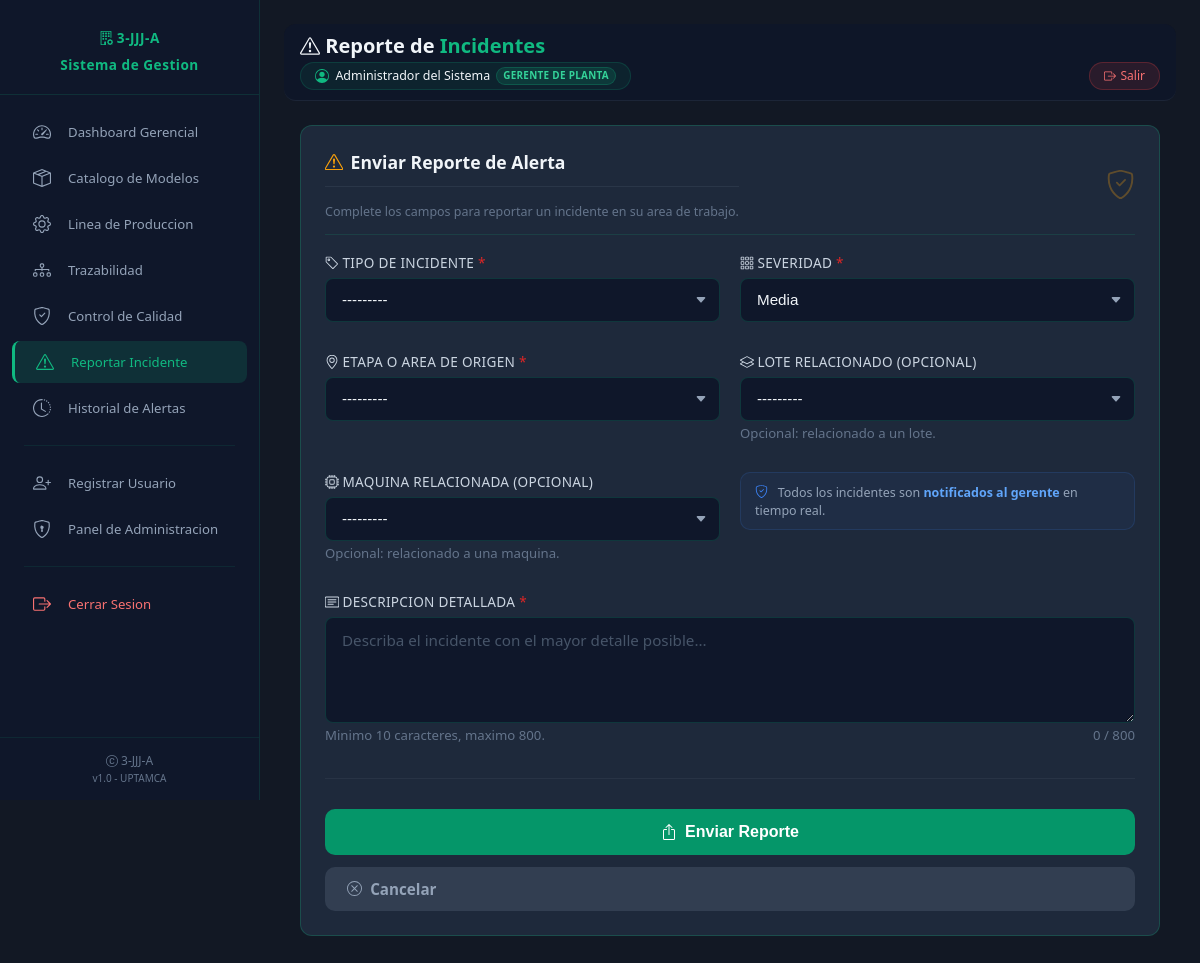
/incidentes/reportar/ (signed in), run on the app's committed database.
### core/models.py (models this page shows, shortened)
class Usuario(AuditoriaMixin):
    id_usuario = models.CharField(max_length=50, primary_key=True)
    nombre_completo = models.CharField(max_length=150)
    contrasenia = models.CharField(max_length=128)
    rol = models.CharField(max_length=50, choices=ROLES_CHOICES, default=ROL_OPERARIO)
    is_active = models.BooleanField(default=True)
    is_staff = models.BooleanField(default=False)
    fecha_registro = models.DateTimeField(auto_now_add=True)
    etapa_asignada = models.ForeignKey(
        'Etapa',
        on_delete=models.SET_NULL,
        null=True,
        blank=True,
        related_name='usuarios_asignados',
        verbose_name='Etapa Asignada'
    )
    class Meta:
        verbose_name = 'Usuario'
        verbose_name_plural = 'Usuarios'
        ordering = ['-fecha_registro']

class Etapa(AuditoriaMixin):
    id_etapa = models.CharField(max_length=50, primary_key=True)
    nombre_etapa = models.CharField(max_length=100)
    secuencia = models.IntegerField()
    def __str__(self):
        return self.nombre_etapa
    class Meta:
        verbose_name = 'Etapa'
        verbose_name_plural = 'Etapas'
        ordering = ['secuencia']

class LoteProduccion(AuditoriaMixin):
    id_lote = models.CharField(max_length=50, primary_key=True)
    cant_solicitada = models.IntegerField()
    estado_actual = models.CharField(max_length=50, default='PENDIENTE')
    id_modelo = models.ForeignKey(Modelo, on_delete=models.CASCADE, db_column='id_modelo')
    def __str__(self):
        return f"Lote {self.id_lote}"
    class Meta:
        verbose_name = 'Lote de Produccion'
        verbose_name_plural = 'Lotes de Produccion'

class Maquinaria(AuditoriaMixin):
    id_maquina = models.CharField(max_length=50, primary_key=True)
    potencia_kw = models.FloatField(blank=True, null=True)
    nombre = models.CharField(max_length=100, default="Maquina")
    factor_carga = models.FloatField(blank=True, null=True)
    id_etapa = models.ForeignKey(Etapa, on_delete=models.CASCADE, db_column='id_etapa')
    def __str__(self):
        return f"Maquina {self.id_maquina}"
    class Meta:
        verbose_name = 'Maquinaria'
        verbose_name_plural = 'Maquinarias'

### core/views.py (the view)
        def wrapper(request, *args, **kwargs):
            usuario = get_usuario_sesion(request)
            if not usuario:
                messages.error(request, 'Debe iniciar sesion para acceder.')
                return redirect('core:login')
            if tiene_password_temporal(usuario.id_usuario):
                messages.warning(
                    request,
                    'Debe cambiar su contraseña temporal antes de continuar.'
                )
                return redirect('core:cambiar_password_temporal')
            if usuario.rol not in roles_permitidos and not usuario.is_staff:
                return render(request, 'errors/403.html', status=403)
            request.usuario_actual = usuario
            return view_func(request, *args, **kwargs)

### templates/incidentes/reportar_incidente.html (shortened to what this page needs)
{% extends 'base.html' %}
{% load static %}
{% block page_title %}<i class="bi bi-exclamation-triangle"></i> Reporte de <span>Incidentes</span>{% endblock %}
{% block content %}
<div class="reporte-container">
    <div class="card" style="border: 1px solid rgba(16, 185, 129, 0.25);">
        <div class="card-header">
            <div>
                <h2><i class="bi bi-exclamation-triangle" style="color: #f59e0b;"></i> Enviar Reporte de Alerta</h2>
                <p>Complete los campos para reportar un incidente en su area de trabajo.</p>
            </div>
            <i class="bi bi-shield-check" style="font-size: 1.8rem; color: #f59e0b; opacity: 0.3;"></i>
        </div>
        <form method="post" action="{% url 'core:reportar_incidente' %}">
            <div class="form-grid">
                <div class="form-group{% if form.tipo_incidente.errors %} field-error{% endif %}">
                    <label for="{{ form.tipo_incidente.id_for_label }}" class="required">
                        <i class="bi bi-tag"></i> {{ form.tipo_incidente.label }}
                    </label>
                    {{ form.tipo_incidente }}
                </div>
                <div class="form-group{% if form.severidad.errors %} field-error{% endif %}">
                    <label for="{{ form.severidad.id_for_label }}" class="required">
                        <i class="bi bi-grid-3x3-gap"></i> {{ form.severidad.label }}
                    </label>
                    {{ form.severidad }}
                </div>
                <div class="form-group{% if form.id_etapa.errors %} field-error{% endif %}">
                    <label for="{{ form.id_etapa.id_for_label }}" class="required">
                        <i class="bi bi-geo-alt"></i> {{ form.id_etapa.label }}
                    </label>
                    {{ form.id_etapa }}
                </div>
                <div class="form-group{% if form.id_lote.errors %} field-error{% endif %}">
                    <label for="{{ form.id_lote.id_for_label }}">
                        <i class="bi bi-layers"></i> {{ form.id_lote.label }}
                    </label>
                    {{ form.id_lote }}
                    <span class="help-text">Opcional: relacionado a un lote.</span>
                </div>
                <div class="form-group{% if form.id_maquina.errors %} field-error{% endif %}">
                    <label for="{{ form.id_maquina.id_for_label }}">
                        <i class="bi bi-cpu"></i> {{ form.id_maquina.label }}
                    </label>
                    {{ form.id_maquina }}
                    <span class="help-text">Opcional: relacionado a una maquina.</span>
                </div>
                <div class="form-group" style="display: flex; align-items: center;">
                    <div style="padding: 10px 14px; background: rgba(59, 130, 246, 0.05); border-radius: 10px; border: 1px solid rgba(59, 130, 246, 0.15);">
                        <i class="bi bi-shield-check" style="color: #3b82f6; margin-right: 6px;"></i>
                        <span style="font-size: 0.78rem; color: #94a3b8;">
                            Todos los incidentes son <strong style="color: #60a5fa;">notificados al gerente</strong> en tiempo real.
                        </span>
                    </div>
                </div>
                <div class="form-group full-width{% if form.descripcion.errors %} field-error{% endif %}">
                    <label for="{{ form.descripcion.id_for_label }}" class="required">
                        <i class="bi bi-card-text"></i> {{ form.descripcion.label }}
                    </label>
                    {{ form.descripcion }}
                    <div class="help-text">
                        Minimo 10 caracteres, maximo 800.
                        <span id="charCount" style="float: right;">0 / 800</span>
                    </div>
                </div>
            </div>
            <div class="btn-actions">
                <button type="submit" class="btn-submit">
                    <i class="bi bi-box-arrow-up"></i> Enviar Reporte
                </button>
                <a href="{% url 'core:redirect_por_rol' %}" class="btn-cancel">
                    <i class="bi bi-x-circle"></i> Cancelar
                </a>
            </div>
        </form>
    </div>
</div>
{% endblock %}

### templates/base.html (shortened to what this page needs)
{% load static %}
<!DOCTYPE html>
<html lang="es">
<head>
    <link rel="stylesheet" href="{% static 'css/custom.css' %}">
    <link rel="stylesheet" href="{% static 'css/responsive.css' %}">
    <link rel="stylesheet" href="{% static 'css/3jjja-icons-mask.css' %}">
    <link rel="stylesheet" href="{% static 'css/app.css' %}"></head>
<body>
    <nav class="sidebar" id="sidebar">
        <div class="sidebar-header">
            <div class="sidebar-brand" style="display:none;">
                <i class="bi bi-building-gear"></i> 3-JJJ-A
            </div>
            <div class="sidebar-brand">
                Sistema de Gestion
            </div>
        </div>
        <ul class="sidebar-nav">
            {% if usuario.rol in "GERENTE,SUBGERENTE" or usuario.is_staff %}
            <li class="{% if request.resolver_match.url_name == 'dashboard' %}active{% endif %}">
                <a href="{% url 'core:dashboard' %}">
                    <i class="bi bi-speedometer2"></i>
                    Dashboard Gerencial
                </a>
            </li>
            {% endif %}
            {% if usuario.rol in "GERENTE,SUBGERENTE" or usuario.is_staff %}
            <li class="{% if 'catalogo' in request.resolver_match.url_name %}active{% endif %}">
                <a href="{% url 'core:catalogo_modelos' %}">
                    <i class="bi bi-box-seam"></i>
                    Catalogo de Modelos
                </a>
            </li>
            {% endif %}
            {% if usuario.rol in "DIRECTOR_PRODUCCION,DIRECTOR_DESPACHO" or usuario.is_staff %}
            <li class="{% if request.resolver_match.url_name == 'configuracion' %}active{% endif %}">
                <a href="{% url 'core:configuracion' %}">
                    <i class="bi bi-gear"></i>
                    Linea de Produccion
                </a>
            </li>
            {% endif %}
            {% if usuario.rol == 'DIRECTOR_PRODUCCION' or usuario.is_staff %}
            <li class="{% if request.resolver_match.url_name == 'trazabilidad' %}active{% endif %}">
                <a href="{% url 'core:trazabilidad' %}">
                    <i class="bi bi-diagram-3"></i>
                    Trazabilidad
                </a>
            </li>
            {% endif %}
            {% if usuario.is_staff or usuario.etapa_asignada and usuario.etapa_asignada.nombre_etapa|lower == 'calidad' %}
            <li class="{% if request.resolver_match.url_name == 'calidad' %}active{% endif %}">
                <a href="{% url 'core:calidad' %}">
                    <i class="bi bi-shield-check"></i>
                    Control de Calidad
                </a>
            </li>
            {% endif %}
            {% if usuario %}
            <li class="{% if request.resolver_match.url_name == 'reportar_incidente' %}active{% endif %}">
                <a href="{% url 'core:reportar_incidente' %}">
                    <i class="bi bi-exclamation-triangle"></i>
                    Reportar Incidente
                </a>
            </li>
            {% endif %}
            {% if usuario.rol in "GERENTE,SUBGERENTE" or usuario.is_staff %}
            <li class="{% if request.resolver_match.url_name == 'historial_incidentes' %}active{% endif %}">
                <a href="{% url 'core:historial_incidentes' %}">
                    <i class="bi bi-clock-history"></i>
                    Historial de Alertas
                </a>
            </li>
            {% endif %}
            <li style="margin: 16px 12px; border-top: 1px solid rgba(16, 185, 129, 0.1); list-style: none;"></li>
            {% if usuario.is_staff %}
            <li class="{% if request.resolver_match.url_name == 'registro' %}active{% endif %}">
                <a href="{% url 'core:registro' %}">
                    <i class="bi bi-person-plus"></i>
                    Registrar Usuario
                </a>
            </li>
            {% endif %}
            {% if usuario.is_staff %}
            <li class="{% if request.resolver_match.url_name == 'panel_admin' %}active{% endif %}">
                <a href="{% url 'core:panel_admin' %}">
                    <i class="bi bi-shield-lock"></i>
                    Panel de Administracion
                </a>
            </li>
            {% endif %}
            <li style="margin: 16px 12px; border-top: 1px solid rgba(16, 185, 129, 0.1); list-style: none;"></li>
            <li>
                <a href="{% url 'core:logout' %}" style="color: #f87171;">
                    <i class="bi bi-box-arrow-right"></i>
                    Cerrar Sesion
                </a>
            </li>
        </ul>
        <div class="sidebar-footer">
            <i class="bi bi-c-circle"></i> 3-JJJ-A<br>
            <small>v1.0 - UPTAMCA</small>
        </div>
    </nav>
    <main class="main-content">
        <div class="topbar">
            <div class="topbar-inner">
                <div class="topbar-title">
                    {% block page_title %}Dashboard{% endblock %}
                </div>
                <div class="topbar-user">
                    <div class="user-badge-chip" title="{{ usuario.nombre_completo|default:usuario.id_usuario }} - {{ usuario.get_rol_display|default:"Usuario" }}">
                        <i class="bi bi-person-circle"></i>
                        <span class="user-name">{{ usuario.nombre_completo|default:usuario.id_usuario }}</span>
                        <span class="user-role-pill user-role-full">{{ usuario.get_rol_display|default:"Usuario" }}</span>
                    </div>
                    <a href="{% url 'core:logout' %}" class="btn-logout-chip" title="Cerrar Sesion">
                        <i class="bi bi-box-arrow-right"></i>
                        <span class="logout-text">Salir</span>
                    </a>
                </div>
            </div>
        </div>
        {% block content %}{% endblock %}
    </main>
</body>
</html>

### data on the page
Usuario: nombre_completo "Administrador del Sistema", rol "GERENTE DE PLANTA"
Etapa: id_etapa "---------"
LoteProduccion: id_lote "---------"
Maquinaria: id_maquina "---------"
